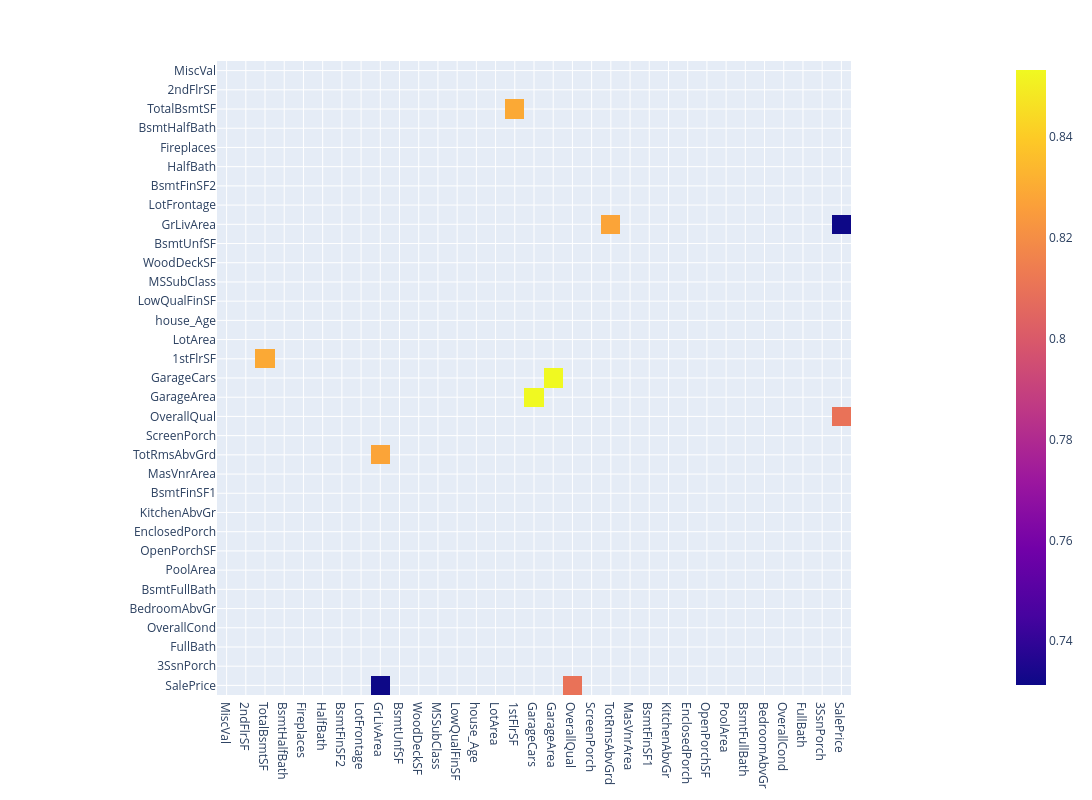

Notebook source saved alongside this figure:
### Code cell
px.imshow(corr_over7,
                width=1200,height=800,
            )

### Figure 1 — Plotly figure (JSON) as saved in the notebook; plotly's stock layout.template omitted (floating-point values rounded to 4 significant figures; data arrays with more than 128 entries replaced by an {"elided": "..."} marker saying what was removed)
{"data": [{"coloraxis": "coloraxis", "hovertemplate": "x: %{x}<br>y: %{y}<br>color: %{z}<extra></extra>", "name": "0", "type": "heatmap", "x": ["MiscVal", "2ndFlrSF", "TotalBsmtSF", "BsmtHalfBath", "Fireplaces", "HalfBath", "BsmtFinSF2", "LotFrontage", "GrLivArea", "BsmtUnfSF", "WoodDeckSF", "MSSubClass", "LowQualFinSF", "house_Age", "LotArea", "1stFlrSF", "GarageCars", "GarageArea", "OverallQual", "ScreenPorch", "TotRmsAbvGrd", "MasVnrArea", "BsmtFinSF1", "KitchenAbvGr", "EnclosedPorch", "OpenPorchSF", "PoolArea", "BsmtFullBath", "BedroomAbvGr", "OverallCond", "FullBath", "3SsnPorch", "SalePrice"], "xaxis": "x", "y": ["MiscVal", "2ndFlrSF", "TotalBsmtSF", "BsmtHalfBath", "Fireplaces", "HalfBath", "BsmtFinSF2", "LotFrontage", "GrLivArea", "BsmtUnfSF", "WoodDeckSF", "MSSubClass", "LowQualFinSF", "house_Age", "LotArea", "1stFlrSF", "GarageCars", "GarageArea", "OverallQual", "ScreenPorch", "TotRmsAbvGrd", "MasVnrArea", "BsmtFinSF1", "KitchenAbvGr", "EnclosedPorch", "OpenPorchSF", "PoolArea", "BsmtFullBath", "BedroomAbvGr", "OverallCond", "FullBath", "3SsnPorch", "SalePrice"], "yaxis": "y", "z": {"elided": "33x33 float values"}}], "layout": {"coloraxis": {"colorscale": [[0, "#0d0887"], [0.1111, "#46039f"], [0.2222, "#7201a8"], [0.3333, "#9c179e"], [0.4444, "#bd3786"], [0.5556, "#d8576b"], [0.6667, "#ed7953"], [0.7778, "#fb9f3a"], [0.8889, "#fdca26"], [1, "#f0f921"]]}, "height": 800, "margin": {"t": 60}, "width": 1200, "xaxis": {"anchor": "y", "constrain": "domain", "domain": [0, 1], "scaleanchor": "y"}, "yaxis": {"anchor": "x", "autorange": "reversed", "constrain": "domain", "domain": [0, 1]}}}
